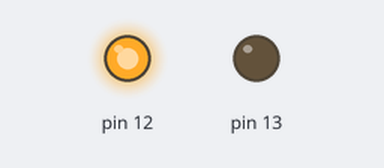
This sketch was run on a simulated Arduino Uno, built with avr-gcc and run on an emulated ATmega328P. Parts: output pins drawn as LEDs (lit = HIGH).

Above: at 0.5 s.
At 6.0 s:
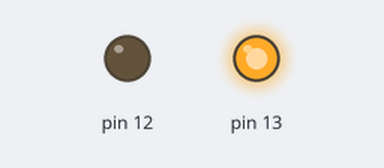
Timing chart, 0 to 14.3 s (numbered marks = the images above):
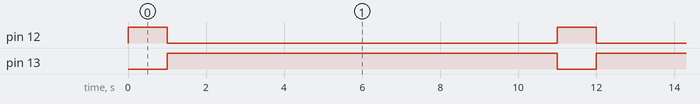

Measured:
- by itself, pin 12: alternates HIGH for 1.0 s and LOW for 10.0 s
- by itself, pin 13: alternates HIGH for 10.0 s and LOW for 1.0 s

The sketch:

two_LEDs_blink.ino
```cpp
void setup() {
  pinMode(12, OUTPUT);
  pinMode(13, OUTPUT);
}

void loop() {
  digitalWrite(12, HIGH);
  digitalWrite(13,LOW);
  delay(1000);
  digitalWrite(13,HIGH);
  digitalWrite(12,LOW);
  delay(10000);
}
```
